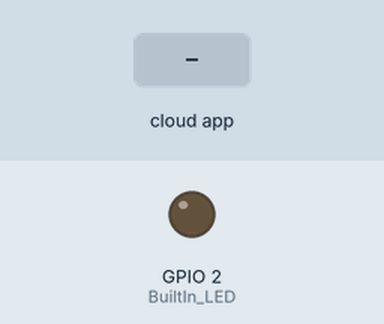
Simulated run of this sketch. Board: ESP8266 (NodeMCU). Parts: output pins drawn as LEDs (lit = HIGH). The test bench sets the inputs (shaded band). WiFi joins after 1.5 s; servers stay silent unless stated; the Firebase database answers and starts empty; what the sketch prints to the serial monitor is not drawn.

Above: at 2.8 s.
2.9 s: the phone or cloud app sets power to on
At 2.9 s:
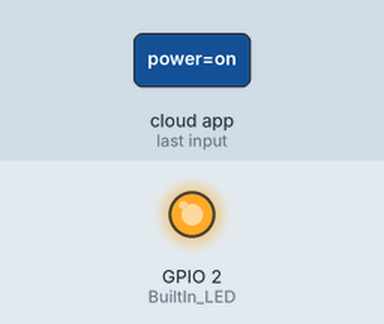
At 5.3 s:
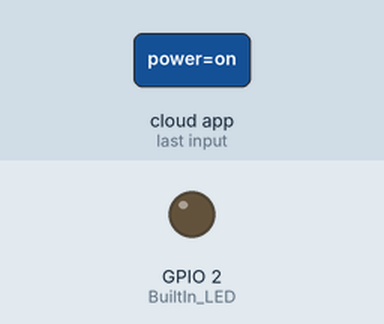
Timing chart, 0 to 6.8 s (numbered marks = the images above; inputs shaded):
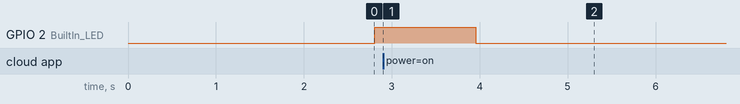

The sketch:

firebase.ino
```cpp
// (licence header left out)
// FirebaseRoom_ESP8266 is a sample that demo using multiple sensors
// and actuactor with the FirebaseArduino library.

#include <ESP8266WiFi.h>
#include "FirebaseESP8266.h"

// Set these to run example.
#define FIREBASE_HOST "m-test-ba6ba.firebaseio.com"
#define FIREBASE_AUTH "gJcnVUObNLDDPv89iHQiypu8VPDwsNem0zupxuoj"
#define WIFI_SSID "NU_JIO"
#define WIFI_PASSWORD "j0jioNathan"

//global variables
uint8_t BuiltIn_LED = 2;

FirebaseData firebaseData;

void setup() {
  Serial.begin(9600);

   pinMode(BuiltIn_LED, OUTPUT);

 // connect to wifi.
  WiFi.begin(WIFI_SSID, WIFI_PASSWORD);
  Serial.print("connecting");
  while (WiFi.status() != WL_CONNECTED) {
    Serial.print(".");
    delay(500);
  }
  Serial.println();
  Serial.print("connected: ");
  Serial.println(WiFi.localIP());


  Firebase.begin(FIREBASE_HOST, FIREBASE_AUTH);
  Firebase.reconnectWiFi(true);

  if(Firebase.get(firebaseData, "/nodes/node1/power"))
  {
    //Success
    Serial.print("Get int data success, int = ");
    Serial.println(firebaseData.stringData());

  }else{
    //Failed?, get the error reason from firebaseData

    Serial.print("Error in getInt, ");
    Serial.println(firebaseData.errorReason());
  }
}

void loop() {

  delay(1000);
  if(Firebase.get(firebaseData, "/nodes/node1/power"))
  {
    //Success
    Serial.print("Get int data success, int = ");
    String val = firebaseData.stringData();
    Serial.println(val);

    if(val == "on") {
      digitalWrite(BuiltIn_LED, LOW);
    } else {
      digitalWrite(BuiltIn_LED, HIGH);
    }
   }else{
    //Failed?, get the error reason from firebaseData

    Serial.print("Error in getInt, ");
    Serial.println(firebaseData.errorReason());
  }
}
```

Measured:
- after the input at 2.9 s, GPIO 2 (BuiltIn_LED): HIGH → LOW after 1.1 s
